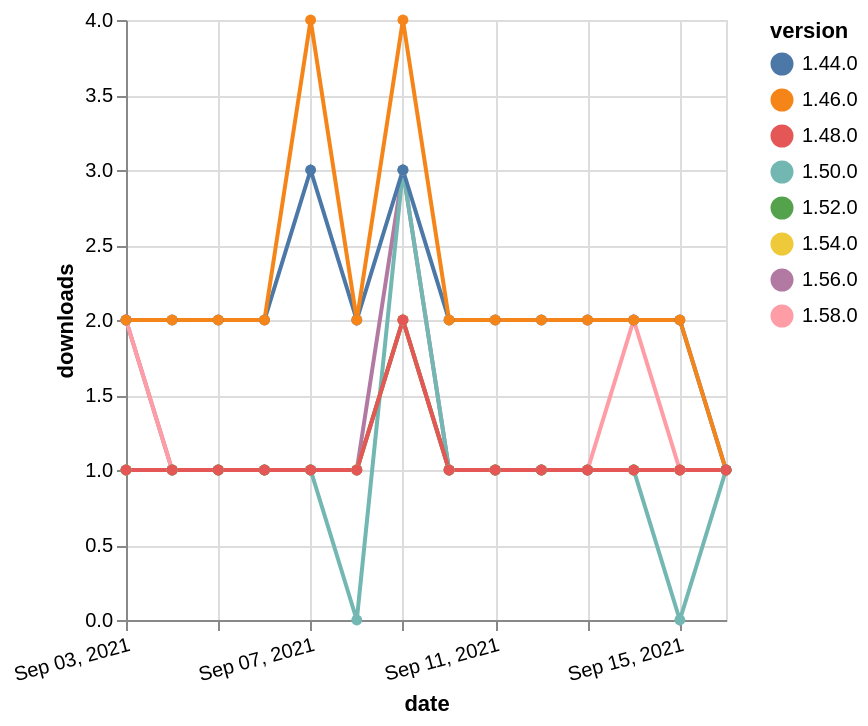

Specify this chart in Vega-Lite:
### Vega-Lite specification from a JSON file in a GitHub repository (floating-point values rounded to 4 significant figures)
{"$schema": "https://vega.github.io/schema/vega-lite/v5.json", "description": "A simple bar chart with embedded data.", "data": {"values": [{"date": "2021-09-03", "total": 173, "delta": 2, "version": "1.56.0"}, {"date": "2021-09-04", "total": 174, "delta": 1, "version": "1.56.0"}, {"date": "2021-09-05", "total": 175, "delta": 1, "version": "1.56.0"}, {"date": "2021-09-06", "total": 176, "delta": 1, "version": "1.56.0"}, {"date": "2021-09-07", "total": 177, "delta": 1, "version": "1.56.0"}, {"date": "2021-09-08", "total": 178, "delta": 1, "version": "1.56.0"}, {"date": "2021-09-09", "total": 181, "delta": 3, "version": "1.56.0"}, {"date": "2021-09-10", "total": 182, "delta": 1, "version": "1.56.0"}, {"date": "2021-09-11", "total": 183, "delta": 1, "version": "1.56.0"}, {"date": "2021-09-12", "total": 184, "delta": 1, "version": "1.56.0"}, {"date": "2021-09-13", "total": 185, "delta": 1, "version": "1.56.0"}, {"date": "2021-09-14", "total": 186, "delta": 1, "version": "1.56.0"}, {"date": "2021-09-15", "total": 187, "delta": 1, "version": "1.56.0"}, {"date": "2021-09-16", "total": 188, "delta": 1, "version": "1.56.0"}, {"date": "2021-09-03", "total": 157, "delta": 1, "version": "1.54.0"}, {"date": "2021-09-04", "total": 158, "delta": 1, "version": "1.54.0"}, {"date": "2021-09-05", "total": 159, "delta": 1, "version": "1.54.0"}, {"date": "2021-09-06", "total": 160, "delta": 1, "version": "1.54.0"}, {"date": "2021-09-07", "total": 161, "delta": 1, "version": "1.54.0"}, {"date": "2021-09-08", "total": 162, "delta": 1, "version": "1.54.0"}, {"date": "2021-09-09", "total": 164, "delta": 2, "version": "1.54.0"}, {"date": "2021-09-10", "total": 165, "delta": 1, "version": "1.54.0"}, {"date": "2021-09-11", "total": 166, "delta": 1, "version": "1.54.0"}, {"date": "2021-09-12", "total": 167, "delta": 1, "version": "1.54.0"}, {"date": "2021-09-13", "total": 168, "delta": 1, "version": "1.54.0"}, {"date": "2021-09-14", "total": 169, "delta": 1, "version": "1.54.0"}, {"date": "2021-09-15", "total": 170, "delta": 1, "version": "1.54.0"}, {"date": "2021-09-16", "total": 171, "delta": 1, "version": "1.54.0"}, {"date": "2021-09-03", "total": 116, "delta": 2, "version": "1.58.0"}, {"date": "2021-09-04", "total": 117, "delta": 1, "version": "1.58.0"}, {"date": "2021-09-05", "total": 118, "delta": 1, "version": "1.58.0"}, {"date": "2021-09-06", "total": 119, "delta": 1, "version": "1.58.0"}, {"date": "2021-09-07", "total": 120, "delta": 1, "version": "1.58.0"}, {"date": "2021-09-08", "total": 121, "delta": 1, "version": "1.58.0"}, {"date": "2021-09-09", "total": 123, "delta": 2, "version": "1.58.0"}, {"date": "2021-09-10", "total": 124, "delta": 1, "version": "1.58.0"}, {"date": "2021-09-11", "total": 125, "delta": 1, "version": "1.58.0"}, {"date": "2021-09-12", "total": 126, "delta": 1, "version": "1.58.0"}, {"date": "2021-09-13", "total": 127, "delta": 1, "version": "1.58.0"}, {"date": "2021-09-14", "total": 129, "delta": 2, "version": "1.58.0"}, {"date": "2021-09-15", "total": 130, "delta": 1, "version": "1.58.0"}, {"date": "2021-09-16", "total": 131, "delta": 1, "version": "1.58.0"}, {"date": "2021-09-03", "total": 313, "delta": 1, "version": "1.50.0"}, {"date": "2021-09-04", "total": 314, "delta": 1, "version": "1.50.0"}, {"date": "2021-09-05", "total": 315, "delta": 1, "version": "1.50.0"}, {"date": "2021-09-06", "total": 316, "delta": 1, "version": "1.50.0"}, {"date": "2021-09-07", "total": 317, "delta": 1, "version": "1.50.0"}, {"date": "2021-09-08", "total": 317, "delta": 0, "version": "1.50.0"}, {"date": "2021-09-09", "total": 320, "delta": 3, "version": "1.50.0"}, {"date": "2021-09-10", "total": 321, "delta": 1, "version": "1.50.0"}, {"date": "2021-09-11", "total": 322, "delta": 1, "version": "1.50.0"}, {"date": "2021-09-12", "total": 323, "delta": 1, "version": "1.50.0"}, {"date": "2021-09-13", "total": 324, "delta": 1, "version": "1.50.0"}, {"date": "2021-09-14", "total": 325, "delta": 1, "version": "1.50.0"}, {"date": "2021-09-15", "total": 325, "delta": 0, "version": "1.50.0"}, {"date": "2021-09-16", "total": 326, "delta": 1, "version": "1.50.0"}, {"date": "2021-09-03", "total": 2333, "delta": 2, "version": "1.44.0"}, {"date": "2021-09-04", "total": 2335, "delta": 2, "version": "1.44.0"}, {"date": "2021-09-05", "total": 2337, "delta": 2, "version": "1.44.0"}, {"date": "2021-09-06", "total": 2339, "delta": 2, "version": "1.44.0"}, {"date": "2021-09-07", "total": 2342, "delta": 3, "version": "1.44.0"}, {"date": "2021-09-08", "total": 2344, "delta": 2, "version": "1.44.0"}, {"date": "2021-09-09", "total": 2347, "delta": 3, "version": "1.44.0"}, {"date": "2021-09-10", "total": 2349, "delta": 2, "version": "1.44.0"}, {"date": "2021-09-11", "total": 2351, "delta": 2, "version": "1.44.0"}, {"date": "2021-09-12", "total": 2353, "delta": 2, "version": "1.44.0"}, {"date": "2021-09-13", "total": 2355, "delta": 2, "version": "1.44.0"}, {"date": "2021-09-14", "total": 2357, "delta": 2, "version": "1.44.0"}, {"date": "2021-09-15", "total": 2359, "delta": 2, "version": "1.44.0"}, {"date": "2021-09-16", "total": 2360, "delta": 1, "version": "1.44.0"}, {"date": "2021-09-03", "total": 2501, "delta": 2, "version": "1.46.0"}, {"date": "2021-09-04", "total": 2503, "delta": 2, "version": "1.46.0"}, {"date": "2021-09-05", "total": 2505, "delta": 2, "version": "1.46.0"}, {"date": "2021-09-06", "total": 2507, "delta": 2, "version": "1.46.0"}, {"date": "2021-09-07", "total": 2511, "delta": 4, "version": "1.46.0"}, {"date": "2021-09-08", "total": 2513, "delta": 2, "version": "1.46.0"}, {"date": "2021-09-09", "total": 2517, "delta": 4, "version": "1.46.0"}, {"date": "2021-09-10", "total": 2519, "delta": 2, "version": "1.46.0"}, {"date": "2021-09-11", "total": 2521, "delta": 2, "version": "1.46.0"}, {"date": "2021-09-12", "total": 2523, "delta": 2, "version": "1.46.0"}, {"date": "2021-09-13", "total": 2525, "delta": 2, "version": "1.46.0"}, {"date": "2021-09-14", "total": 2527, "delta": 2, "version": "1.46.0"}, {"date": "2021-09-15", "total": 2529, "delta": 2, "version": "1.46.0"}, {"date": "2021-09-16", "total": 2530, "delta": 1, "version": "1.46.0"}, {"date": "2021-09-03", "total": 180, "delta": 1, "version": "1.52.0"}, {"date": "2021-09-04", "total": 181, "delta": 1, "version": "1.52.0"}, {"date": "2021-09-05", "total": 182, "delta": 1, "version": "1.52.0"}, {"date": "2021-09-06", "total": 183, "delta": 1, "version": "1.52.0"}, {"date": "2021-09-07", "total": 184, "delta": 1, "version": "1.52.0"}, {"date": "2021-09-08", "total": 185, "delta": 1, "version": "1.52.0"}, {"date": "2021-09-09", "total": 187, "delta": 2, "version": "1.52.0"}, {"date": "2021-09-10", "total": 188, "delta": 1, "version": "1.52.0"}, {"date": "2021-09-11", "total": 189, "delta": 1, "version": "1.52.0"}, {"date": "2021-09-12", "total": 190, "delta": 1, "version": "1.52.0"}, {"date": "2021-09-13", "total": 191, "delta": 1, "version": "1.52.0"}, {"date": "2021-09-14", "total": 192, "delta": 1, "version": "1.52.0"}, {"date": "2021-09-15", "total": 193, "delta": 1, "version": "1.52.0"}, {"date": "2021-09-16", "total": 194, "delta": 1, "version": "1.52.0"}, {"date": "2021-09-03", "total": 230, "delta": 1, "version": "1.48.0"}, {"date": "2021-09-04", "total": 231, "delta": 1, "version": "1.48.0"}, {"date": "2021-09-05", "total": 232, "delta": 1, "version": "1.48.0"}, {"date": "2021-09-06", "total": 233, "delta": 1, "version": "1.48.0"}, {"date": "2021-09-07", "total": 234, "delta": 1, "version": "1.48.0"}, {"date": "2021-09-08", "total": 235, "delta": 1, "version": "1.48.0"}, {"date": "2021-09-09", "total": 237, "delta": 2, "version": "1.48.0"}, {"date": "2021-09-10", "total": 238, "delta": 1, "version": "1.48.0"}, {"date": "2021-09-11", "total": 239, "delta": 1, "version": "1.48.0"}, {"date": "2021-09-12", "total": 240, "delta": 1, "version": "1.48.0"}, {"date": "2021-09-13", "total": 241, "delta": 1, "version": "1.48.0"}, {"date": "2021-09-14", "total": 242, "delta": 1, "version": "1.48.0"}, {"date": "2021-09-15", "total": 243, "delta": 1, "version": "1.48.0"}, {"date": "2021-09-16", "total": 244, "delta": 1, "version": "1.48.0"}]}, "width": "container", "mark": {"type": "line", "point": {"filled": true}}, "encoding": {"x": {"field": "date", "type": "temporal", "timeUnit": "yearmonthdate", "title": "date", "axis": {"labelAngle": -15}}, "y": {"field": "delta", "type": "quantitative", "title": "downloads"}, "color": {"field": "version", "type": "nominal"}, "tooltip": {"field": "delta"}}}
